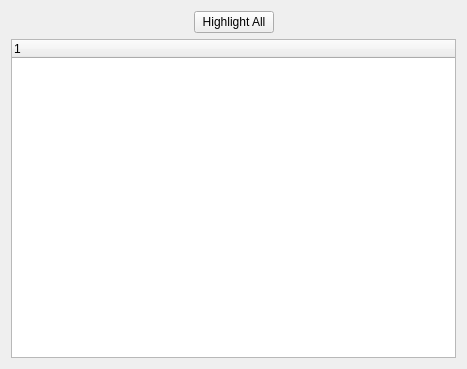
<?xml version="1.0" encoding="UTF-8"?>
<ui version="4.0">
 <class>QueryResults</class>
 <widget class="QWidget" name="QueryResults">
  <property name="geometry">
   <rect>
    <x>0</x>
    <y>0</y>
    <width>467</width>
    <height>369</height>
   </rect>
  </property>
  <property name="windowTitle">
   <string>Form</string>
  </property>
  <layout class="QVBoxLayout" name="verticalLayout">
   <item>
    <layout class="QHBoxLayout" name="horizontalLayout">
     <item>
      <spacer name="horizontalSpacer">
       <property name="orientation">
        <enum>Qt::Horizontal</enum>
       </property>
       <property name="sizeHint" stdset="0">
        <size>
         <width>40</width>
         <height>20</height>
        </size>
       </property>
      </spacer>
     </item>
     <item>
      <widget class="QPushButton" name="m_highlightAllButton">
       <property name="text">
        <string>Highlight All</string>
       </property>
      </widget>
     </item>
     <item>
      <spacer name="horizontalSpacer_2">
       <property name="orientation">
        <enum>Qt::Horizontal</enum>
       </property>
       <property name="sizeHint" stdset="0">
        <size>
         <width>40</width>
         <height>20</height>
        </size>
       </property>
      </spacer>
     </item>
    </layout>
   </item>
   <item>
    <widget class="QTreeWidget" name="m_queryResults">
     <column>
      <property name="text">
       <string notr="true">1</string>
      </property>
     </column>
    </widget>
   </item>
  </layout>
 </widget>
 <resources/>
 <connections/>
</ui>
